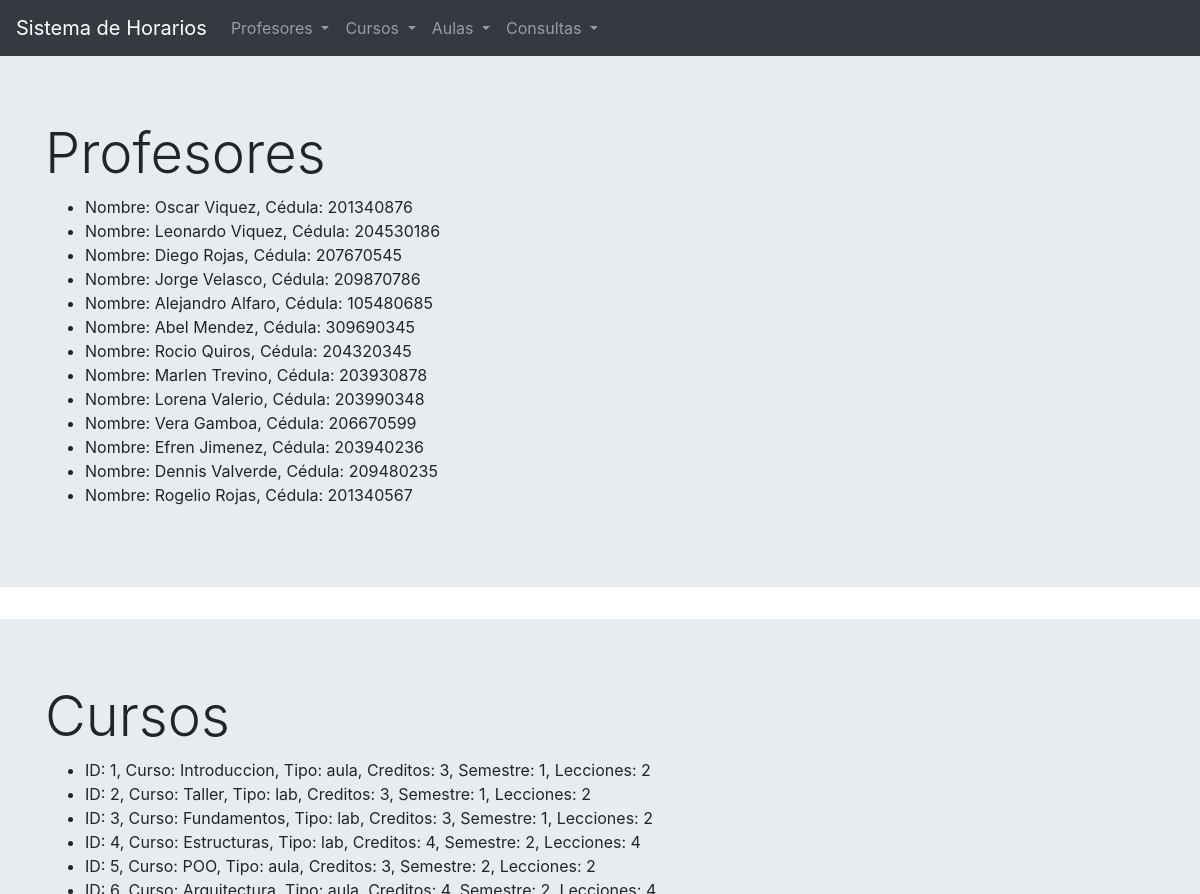
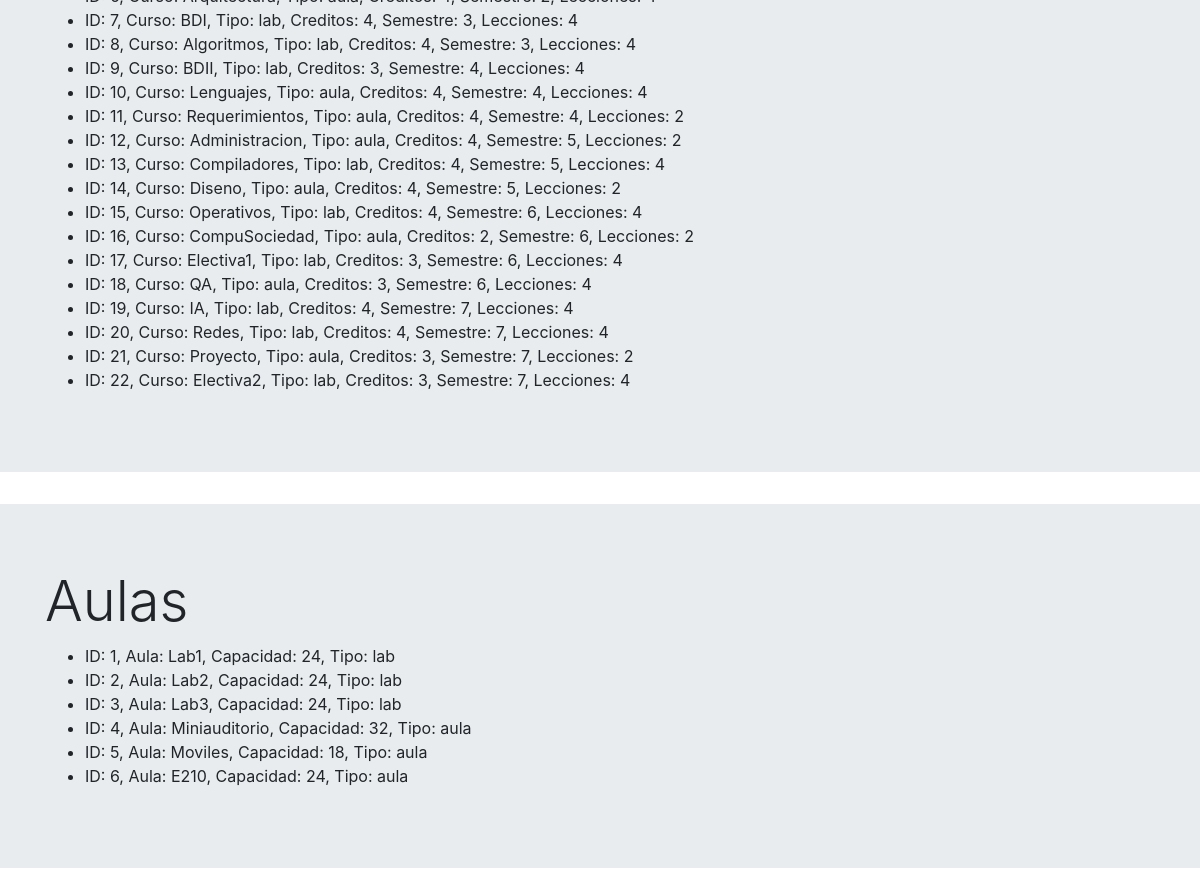
The page / on the database its author committed (2 pictures, top to bottom).
### project/profesores/model.py (models this page shows, shortened)
class ProfesorSubject:
    def __repr__(self):
        pass

class Profesor(db.Model, ProfesorSubject):
    __tablename__ = 'profesores'
    _id = db.Column(db.Integer, primary_key=True)
    _cedula = db.Column(db.Integer, unique=True)
    _nombre = db.Column(db.Text)
    _disponibilidad = db.relationship('Disponibilidad', back_populates="_profesor", uselist=False, cascade="all, delete-orphan")
    _cursos = db.relationship('Curso', secondary=profesores_cursos, back_populates="_profesores")
    def __repr__(self):
        return f"Nombre: {self.getNombre()}, Cédula: {self.getCedula()}"
    def getCedula(self):
        return self._cedula
    def getNombre(self):
        return self._nombre

### project/cursos/model.py (models this page shows, shortened)
class Curso(db.Model):
    __tablename__ = 'cursos'
    _id = db.Column(db.Integer, primary_key=True)
    _nombre = db.Column(db.Text, unique=True)
    _tipo = db.Column(db.Text)
    _creditos = db.Column(db.Integer)
    _semestre = db.Column(db.Integer)
    _lecciones = db.Column(db.Integer)
    _profesores = db.relationship("Profesor", secondary=profesores_cursos, back_populates="_cursos")
    def __repr__(self):
        return (f"ID: {self.getId()}, Curso: {self.getNombre()}, Tipo: {self.getTipo()},"
                + f" Creditos: {self.getCreditos()}, Semestre: {self.getSemestre()}, Lecciones: {self.getLecciones()}")
    def getId(self):
        return self._id
    def getNombre(self):
        return self._nombre
    def getTipo(self):
        return self._tipo
    def getCreditos(self):
        return self._creditos
    def getSemestre(self):
        return self._semestre
    def getLecciones(self):
        return self._lecciones

### project/aulas/model.py (models this page shows, shortened)
class Aula(db.Model):
    __tablename__ = 'aulas'
    _id = db.Column(db.Integer, primary_key=True)
    _nombre = db.Column(db.Text, unique=True)
    _capacidad = db.Column(db.Integer)
    _tipo = db.Column(db.Text)
    def __repr__(self):
        return f"ID: {self.getId()}, Aula: {self.getNombre()}, Capacidad: {self.getCapacidad()}, Tipo: {self.getTipo()}"
    def getId(self):
        return self._id
    def getNombre(self):
        return self._nombre
    def getCapacidad(self):
        return self._capacidad
    def getTipo(self):
        return self._tipo

### app.py (the view)
@app.route('/')
def index():
    profes = Profesor.query.all()
    cursos = Curso.query.all()
    aulas = Aula.query.all()
    return render_template('home.html', profes=profes, cursos=cursos, aulas=aulas)

### project/templates/home.html
{% extends "base.html" %}
{% block content %}
<div class="jumbotron jumbotron-fluid">
    <div class="container">
        <h1 class="display-4">Profesores</h1>
        <ul>
            {% for p in profes  %}
            <li>{{ p }}</li>
            {% endfor %}
        </ul>
    </div>
</div>
<div class="jumbotron jumbotron-fluid">
    <div class="container">
        <h1 class="display-4">Cursos</h1>
        <ul>
            {% for c in cursos  %}
            <li>{{ c }}</li>
            {% endfor %}
        </ul>
    </div>
</div>
<div class="jumbotron jumbotron-fluid">
    <div class="container">
        <h1 class="display-4">Aulas</h1>
        <ul>
            {% for a in aulas  %}
            <li>{{ a }}</li>
            {% endfor %}
        </ul>
    </div>
</div>
{% endblock %}

### rows shown on the page
Profesor: _nombre+_cedula "Nombre: Oscar Viquez, Cédula: 201340876"
Profesor: _nombre+_cedula "Nombre: Leonardo Viquez, Cédula: 204530186"
Profesor: _nombre+_cedula "Nombre: Diego Rojas, Cédula: 207670545"
Profesor: _nombre+_cedula "Nombre: Jorge Velasco, Cédula: 209870786"
Profesor: _nombre+_cedula "Nombre: Alejandro Alfaro, Cédula: 105480685"
Profesor: _nombre+_cedula "Nombre: Abel Mendez, Cédula: 309690345"
Profesor: _nombre+_cedula "Nombre: Rocio Quiros, Cédula: 204320345"
Profesor: _nombre+_cedula "Nombre: Marlen Trevino, Cédula: 203930878"
Profesor: _nombre+_cedula "Nombre: Lorena Valerio, Cédula: 203990348"
Profesor: _nombre+_cedula "Nombre: Vera Gamboa, Cédula: 206670599"
Profesor: _nombre+_cedula "Nombre: Efren Jimenez, Cédula: 203940236"
Profesor: _nombre+_cedula "Nombre: Dennis Valverde, Cédula: 209480235"
Profesor: _nombre+_cedula "Nombre: Rogelio Rojas, Cédula: 201340567"
Curso: _id+_nombre+_tipo "ID: 1, Curso: Introduccion, Tipo: aula, Creditos: 3, Semestre: 1, Lecciones: 2"
Curso: _id+_nombre+_tipo "ID: 2, Curso: Taller, Tipo: lab, Creditos: 3, Semestre: 1, Lecciones: 2"
Curso: _id+_nombre+_tipo "ID: 3, Curso: Fundamentos, Tipo: lab, Creditos: 3, Semestre: 1, Lecciones: 2"
Curso: _id+_nombre+_tipo "ID: 4, Curso: Estructuras, Tipo: lab, Creditos: 4, Semestre: 2, Lecciones: 4"
Curso: _id+_nombre+_tipo "ID: 5, Curso: POO, Tipo: aula, Creditos: 3, Semestre: 2, Lecciones: 2"
Curso: _id+_nombre+_tipo "ID: 6, Curso: Arquitectura, Tipo: aula, Creditos: 4, Semestre: 2, Lecciones: 4"
Curso: _id+_nombre+_tipo "ID: 7, Curso: BDI, Tipo: lab, Creditos: 4, Semestre: 3, Lecciones: 4"
Curso: _id+_nombre+_tipo "ID: 8, Curso: Algoritmos, Tipo: lab, Creditos: 4, Semestre: 3, Lecciones: 4"
Curso: _id+_nombre+_tipo "ID: 9, Curso: BDII, Tipo: lab, Creditos: 3, Semestre: 4, Lecciones: 4"
Curso: _id+_nombre+_tipo "ID: 10, Curso: Lenguajes, Tipo: aula, Creditos: 4, Semestre: 4, Lecciones: 4"
Curso: _id+_nombre+_tipo "ID: 11, Curso: Requerimientos, Tipo: aula, Creditos: 4, Semestre: 4, Lecciones: 2"
Curso: _id+_nombre+_tipo "ID: 12, Curso: Administracion, Tipo: aula, Creditos: 4, Semestre: 5, Lecciones: 2"
Curso: _id+_nombre+_tipo "ID: 13, Curso: Compiladores, Tipo: lab, Creditos: 4, Semestre: 5, Lecciones: 4"
Curso: _id+_nombre+_tipo "ID: 14, Curso: Diseno, Tipo: aula, Creditos: 4, Semestre: 5, Lecciones: 2"
Curso: _id+_nombre+_tipo "ID: 15, Curso: Operativos, Tipo: lab, Creditos: 4, Semestre: 6, Lecciones: 4"
Curso: _id+_nombre+_tipo "ID: 16, Curso: CompuSociedad, Tipo: aula, Creditos: 2, Semestre: 6, Lecciones: 2"
Curso: _id+_nombre+_tipo "ID: 17, Curso: Electiva1, Tipo: lab, Creditos: 3, Semestre: 6, Lecciones: 4"
Curso: _id+_nombre+_tipo "ID: 18, Curso: QA, Tipo: aula, Creditos: 3, Semestre: 6, Lecciones: 4"
Curso: _id+_nombre+_tipo "ID: 19, Curso: IA, Tipo: lab, Creditos: 4, Semestre: 7, Lecciones: 4"
Curso: _id+_nombre+_tipo "ID: 20, Curso: Redes, Tipo: lab, Creditos: 4, Semestre: 7, Lecciones: 4"
Curso: _id+_nombre+_tipo "ID: 21, Curso: Proyecto, Tipo: aula, Creditos: 3, Semestre: 7, Lecciones: 2"
Curso: _id+_nombre+_tipo "ID: 22, Curso: Electiva2, Tipo: lab, Creditos: 3, Semestre: 7, Lecciones: 4"
Aula: _id+_nombre+_capacidad "ID: 1, Aula: Lab1, Capacidad: 24, Tipo: lab"
Aula: _id+_nombre+_capacidad "ID: 2, Aula: Lab2, Capacidad: 24, Tipo: lab"
Aula: _id+_nombre+_capacidad "ID: 3, Aula: Lab3, Capacidad: 24, Tipo: lab"
Aula: _id+_nombre+_capacidad "ID: 4, Aula: Miniauditorio, Capacidad: 32, Tipo: aula"
Aula: _id+_nombre+_capacidad "ID: 5, Aula: Moviles, Capacidad: 18, Tipo: aula"
Aula: _id+_nombre+_capacidad "ID: 6, Aula: E210, Capacidad: 24, Tipo: aula"
